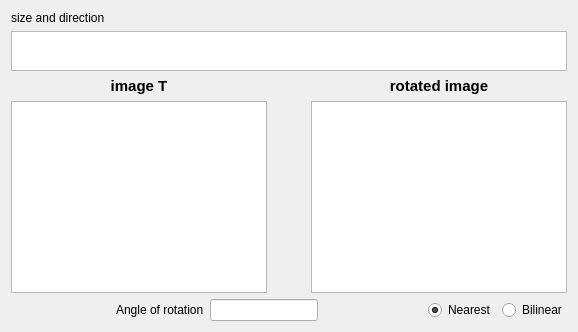
      <widget class="QWidget" name="tab_2">
       <attribute name="title">
        <string>Rotate</string>
       </attribute>
       <layout class="QGridLayout" name="gridLayout_9">
        <item row="0" column="0">
         <layout class="QVBoxLayout" name="verticalLayout">
          <item>
           <widget class="QLabel" name="label_6">
            <property name="text">
             <string>size and direction</string>
            </property>
           </widget>
          </item>
          <item>
           <widget class="QTextBrowser" name="direction_textbrowser">
            <property name="sizePolicy">
             <sizepolicy hsizetype="Expanding" vsizetype="Minimum">
              <horstretch>0</horstretch>
              <verstretch>0</verstretch>
             </sizepolicy>
            </property>
            <property name="maximumSize">
             <size>
              <width>16777215</width>
              <height>40</height>
             </size>
            </property>
           </widget>
          </item>
          <item>
           <layout class="QHBoxLayout" name="horizontalLayout_7">
            <item>
             <layout class="QVBoxLayout" name="verticalLayout_17">
              <item>
               <widget class="QLabel" name="label_NearestNeighbor_4">
                <property name="font">
                 <font>
                  <pointsize>11</pointsize>
                  <weight>75</weight>
                  <bold>true</bold>
                 </font>
                </property>
                <property name="text">
                 <string>image T</string>
                </property>
                <property name="alignment">
                 <set>Qt::AlignCenter</set>
                </property>
               </widget>
              </item>
              <item>
               <widget class="QGraphicsView" name="ImageT"/>
              </item>
             </layout>
            </item>
            <item>
             <spacer name="verticalSpacer_4">
              <property name="orientation">
               <enum>Qt::Vertical</enum>
              </property>
              <property name="sizeHint" stdset="0">
               <size>
                <width>38</width>
                <height>58</height>
               </size>
              </property>
             </spacer>
            </item>
            <item>
             <layout class="QVBoxLayout" name="verticalLayout_18">
              <item>
               <widget class="QLabel" name="label_LinearInterpolation_4">
                <property name="font">
                 <font>
                  <pointsize>11</pointsize>
                  <weight>75</weight>
                  <bold>true</bold>
                 </font>
                </property>
                <property name="text">
                 <string>rotated image</string>
                </property>
                <property name="alignment">
                 <set>Qt::AlignCenter</set>
                </property>
               </widget>
              </item>
              <item>
               <widget class="QGraphicsView" name="ImageTrotated"/>
              </item>
             </layout>
            </item>
           </layout>
          </item>
          <item>
           <layout class="QHBoxLayout" name="horizontalLayout_8">
            <item>
             <spacer name="horizontalSpacer_7">
              <property name="orientation">
               <enum>Qt::Horizontal</enum>
              </property>
              <property name="sizeHint" stdset="0">
               <size>
                <width>40</width>
                <height>20</height>
               </size>
              </property>
             </spacer>
            </item>
            <item>
             <widget class="QLabel" name="label_angle">
              <property name="text">
               <string>Angle of rotation</string>
              </property>
             </widget>
            </item>
            <item>
             <widget class="QLineEdit" name="angleofrotation"/>
            </item>
            <item>
             <spacer name="horizontalSpacer_8">
              <property name="orientation">
               <enum>Qt::Horizontal</enum>
              </property>
              <property name="sizeHint" stdset="0">
               <size>
                <width>40</width>
                <height>20</height>
               </size>
              </property>
             </spacer>
            </item>
            <item>
             <widget class="QRadioButton" name="radioButton_Nearest">
              <property name="enabled">
               <bool>true</bool>
              </property>
              <property name="autoFillBackground">
               <bool>false</bool>
              </property>
              <property name="text">
               <string>Nearest</string>
              </property>
              <property name="checked">
               <bool>true</bool>
              </property>
             </widget>
            </item>
            <item>
             <widget class="QRadioButton" name="radioButton_bilinear">
              <property name="text">
               <string>Bilinear</string>
              </property>
             </widget>
            </item>
           </layout>
          </item>
         </layout>
        </item>
       </layout>
      </widget>
